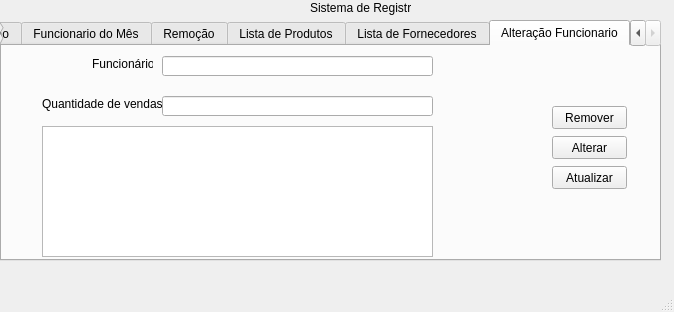
<?xml version="1.0" encoding="UTF-8"?>
<ui version="4.0">
 <class>MainWindow</class>
 <widget class="QMainWindow" name="MainWindow">
  <property name="geometry">
   <rect>
    <x>0</x>
    <y>0</y>
    <width>674</width>
    <height>312</height>
   </rect>
  </property>
  <property name="windowTitle">
   <string>MainWindow</string>
  </property>
  <widget class="QWidget" name="centralwidget">
   <widget class="QLabel" name="lblTitulo">
    <property name="geometry">
     <rect>
      <x>310</x>
      <y>0</y>
      <width>101</width>
      <height>16</height>
     </rect>
    </property>
    <property name="text">
     <string>Sistema de Registro</string>
    </property>
   </widget>
   <widget class="QTabWidget" name="tabWidget">
    <property name="geometry">
     <rect>
      <x>0</x>
      <y>20</y>
      <width>661</width>
      <height>241</height>
     </rect>
    </property>
    <property name="currentIndex">
     <number>5</number>
    </property>
    <widget class="QWidget" name="tab">
     <attribute name="title">
      <string>Inserção</string>
     </attribute>
     <widget class="QLabel" name="lblProduto">
      <property name="geometry">
       <rect>
        <x>20</x>
        <y>20</y>
        <width>47</width>
        <height>13</height>
       </rect>
      </property>
      <property name="text">
       <string>Produto:</string>
      </property>
     </widget>
     <widget class="QLineEdit" name="txtProduto">
      <property name="geometry">
       <rect>
        <x>70</x>
        <y>20</y>
        <width>211</width>
        <height>20</height>
       </rect>
      </property>
     </widget>
     <widget class="QLabel" name="lblPreco">
      <property name="geometry">
       <rect>
        <x>30</x>
        <y>50</y>
        <width>47</width>
        <height>13</height>
       </rect>
      </property>
      <property name="text">
       <string>Preço:</string>
      </property>
     </widget>
     <widget class="QLineEdit" name="txtPreco">
      <property name="geometry">
       <rect>
        <x>70</x>
        <y>50</y>
        <width>211</width>
        <height>20</height>
       </rect>
      </property>
     </widget>
     <widget class="QLabel" name="lblTamanho">
      <property name="geometry">
       <rect>
        <x>10</x>
        <y>80</y>
        <width>47</width>
        <height>13</height>
       </rect>
      </property>
      <property name="text">
       <string>Tamanho:</string>
      </property>
     </widget>
     <widget class="QComboBox" name="comboBoxTam">
      <property name="geometry">
       <rect>
        <x>70</x>
        <y>80</y>
        <width>69</width>
        <height>22</height>
       </rect>
      </property>
      <property name="currentText">
       <string/>
      </property>
     </widget>
     <widget class="QLabel" name="lblQuant">
      <property name="geometry">
       <rect>
        <x>0</x>
        <y>110</y>
        <width>71</width>
        <height>16</height>
       </rect>
      </property>
      <property name="text">
       <string>Quantidade:</string>
      </property>
     </widget>
     <widget class="QLineEdit" name="txtQuant">
      <property name="geometry">
       <rect>
        <x>70</x>
        <y>110</y>
        <width>211</width>
        <height>20</height>
       </rect>
      </property>
     </widget>
     <widget class="QPushButton" name="btnSalvar">
      <property name="geometry">
       <rect>
        <x>100</x>
        <y>180</y>
        <width>75</width>
        <height>23</height>
       </rect>
      </property>
      <property name="text">
       <string>Salvar</string>
      </property>
     </widget>
     <widget class="QLineEdit" name="txtForn">
      <property name="geometry">
       <rect>
        <x>410</x>
        <y>20</y>
        <width>211</width>
        <height>20</height>
       </rect>
      </property>
     </widget>
     <widget class="QLabel" name="lblForn">
      <property name="geometry">
       <rect>
        <x>340</x>
        <y>20</y>
        <width>61</width>
        <height>16</height>
       </rect>
      </property>
      <property name="text">
       <string>Fornecedor:</string>
      </property>
     </widget>
     <widget class="QPushButton" name="btnSalvarForn">
      <property name="geometry">
       <rect>
        <x>450</x>
        <y>50</y>
        <width>75</width>
        <height>23</height>
       </rect>
      </property>
      <property name="text">
       <string>Salvar</string>
      </property>
     </widget>
     <widget class="QPushButton" name="btnSalvarFunc">
      <property name="geometry">
       <rect>
        <x>460</x>
        <y>180</y>
        <width>75</width>
        <height>23</height>
       </rect>
      </property>
      <property name="text">
       <string>Salvar</string>
      </property>
     </widget>
     <widget class="QLineEdit" name="txtFunc_3">
      <property name="geometry">
       <rect>
        <x>410</x>
        <y>110</y>
        <width>211</width>
        <height>20</height>
       </rect>
      </property>
     </widget>
     <widget class="QLabel" name="lblFuncIns">
      <property name="geometry">
       <rect>
        <x>340</x>
        <y>110</y>
        <width>61</width>
        <height>16</height>
       </rect>
      </property>
      <property name="text">
       <string>Funcionário:</string>
      </property>
     </widget>
     <widget class="QLineEdit" name="txtPrio">
      <property name="geometry">
       <rect>
        <x>70</x>
        <y>140</y>
        <width>211</width>
        <height>20</height>
       </rect>
      </property>
     </widget>
     <widget class="QLabel" name="lblPrio">
      <property name="geometry">
       <rect>
        <x>10</x>
        <y>140</y>
        <width>71</width>
        <height>16</height>
       </rect>
      </property>
      <property name="text">
       <string>Prioridade:</string>
      </property>
     </widget>
     <widget class="QLabel" name="lblQuant_2">
      <property name="geometry">
       <rect>
        <x>340</x>
        <y>140</y>
        <width>61</width>
        <height>16</height>
       </rect>
      </property>
      <property name="text">
       <string>Quantidade:</string>
      </property>
     </widget>
     <widget class="QLineEdit" name="txtQuantFunc">
      <property name="geometry">
       <rect>
        <x>410</x>
        <y>140</y>
        <width>211</width>
        <height>20</height>
       </rect>
      </property>
     </widget>
    </widget>
    <widget class="QWidget" name="tab_2">
     <attribute name="title">
      <string>Funcionario do Mês</string>
     </attribute>
     <widget class="QLabel" name="lblFuncMes">
      <property name="geometry">
       <rect>
        <x>90</x>
        <y>10</y>
        <width>101</width>
        <height>16</height>
       </rect>
      </property>
      <property name="text">
       <string>Funcionario do Mês:</string>
      </property>
     </widget>
     <widget class="QLineEdit" name="txtFuncMes">
      <property name="geometry">
       <rect>
        <x>190</x>
        <y>10</y>
        <width>211</width>
        <height>20</height>
       </rect>
      </property>
     </widget>
     <widget class="QPushButton" name="btnInsMes">
      <property name="geometry">
       <rect>
        <x>420</x>
        <y>10</y>
        <width>91</width>
        <height>23</height>
       </rect>
      </property>
      <property name="text">
       <string>Adicionar</string>
      </property>
     </widget>
     <widget class="QTextBrowser" name="textBrowser">
      <property name="geometry">
       <rect>
        <x>30</x>
        <y>40</y>
        <width>371</width>
        <height>161</height>
       </rect>
      </property>
     </widget>
     <widget class="QPushButton" name="btnRemMes">
      <property name="geometry">
       <rect>
        <x>420</x>
        <y>50</y>
        <width>91</width>
        <height>23</height>
       </rect>
      </property>
      <property name="text">
       <string>Remover</string>
      </property>
     </widget>
     <widget class="QPushButton" name="btnMostrar">
      <property name="geometry">
       <rect>
        <x>420</x>
        <y>90</y>
        <width>91</width>
        <height>23</height>
       </rect>
      </property>
      <property name="text">
       <string>Atualizar</string>
      </property>
     </widget>
    </widget>
    <widget class="QWidget" name="tab_3">
     <attribute name="title">
      <string>Remoção</string>
     </attribute>
     <widget class="QLabel" name="lblRemove">
      <property name="geometry">
       <rect>
        <x>150</x>
        <y>20</y>
        <width>47</width>
        <height>13</height>
       </rect>
      </property>
      <property name="text">
       <string>Produto:</string>
      </property>
     </widget>
     <widget class="QLineEdit" name="txtRemove">
      <property name="geometry">
       <rect>
        <x>210</x>
        <y>20</y>
        <width>211</width>
        <height>20</height>
       </rect>
      </property>
     </widget>
     <widget class="QPushButton" name="btnRemover">
      <property name="geometry">
       <rect>
        <x>430</x>
        <y>20</y>
        <width>71</width>
        <height>23</height>
       </rect>
      </property>
      <property name="text">
       <string>Remover</string>
      </property>
     </widget>
     <widget class="QLabel" name="lblRemForn">
      <property name="geometry">
       <rect>
        <x>140</x>
        <y>120</y>
        <width>61</width>
        <height>16</height>
       </rect>
      </property>
      <property name="text">
       <string>Fornecedor:</string>
      </property>
     </widget>
     <widget class="QLineEdit" name="txtRemForn">
      <property name="geometry">
       <rect>
        <x>220</x>
        <y>120</y>
        <width>211</width>
        <height>20</height>
       </rect>
      </property>
     </widget>
     <widget class="QPushButton" name="btnRemForn">
      <property name="geometry">
       <rect>
        <x>440</x>
        <y>120</y>
        <width>71</width>
        <height>23</height>
       </rect>
      </property>
      <property name="text">
       <string>Remover</string>
      </property>
     </widget>
     <widget class="QLabel" name="lblRemVal">
      <property name="geometry">
       <rect>
        <x>150</x>
        <y>60</y>
        <width>47</width>
        <height>13</height>
       </rect>
      </property>
      <property name="text">
       <string>Prioridade:</string>
      </property>
     </widget>
     <widget class="QLineEdit" name="txtRemPrio">
      <property name="geometry">
       <rect>
        <x>210</x>
        <y>60</y>
        <width>211</width>
        <height>20</height>
       </rect>
      </property>
     </widget>
    </widget>
    <widget class="QWidget" name="tab_4">
     <attribute name="title">
      <string>Lista de Produtos</string>
     </attribute>
     <widget class="QTextBrowser" name="txtAreaProd">
      <property name="geometry">
       <rect>
        <x>150</x>
        <y>10</y>
        <width>381</width>
        <height>181</height>
       </rect>
      </property>
     </widget>
     <widget class="QPushButton" name="btnImprime">
      <property name="geometry">
       <rect>
        <x>40</x>
        <y>70</y>
        <width>75</width>
        <height>23</height>
       </rect>
      </property>
      <property name="text">
       <string>Atualizar</string>
      </property>
     </widget>
    </widget>
    <widget class="QWidget" name="tab_5">
     <attribute name="title">
      <string>Lista de Fornecedores</string>
     </attribute>
     <widget class="QTextBrowser" name="txtAreaForn">
      <property name="geometry">
       <rect>
        <x>170</x>
        <y>10</y>
        <width>381</width>
        <height>181</height>
       </rect>
      </property>
     </widget>
     <widget class="QPushButton" name="btnImprime_2">
      <property name="geometry">
       <rect>
        <x>60</x>
        <y>70</y>
        <width>75</width>
        <height>23</height>
       </rect>
      </property>
      <property name="text">
       <string>Atualizar</string>
      </property>
     </widget>
    </widget>
    <widget class="QWidget" name="tab_6">
     <attribute name="title">
      <string>Alteração Funcionario</string>
     </attribute>
     <widget class="QLabel" name="lblFunc">
      <property name="geometry">
       <rect>
        <x>90</x>
        <y>10</y>
        <width>61</width>
        <height>16</height>
       </rect>
      </property>
      <property name="text">
       <string>Funcionário: </string>
      </property>
     </widget>
     <widget class="QLineEdit" name="txtFuncDemonio">
      <property name="geometry">
       <rect>
        <x>160</x>
        <y>10</y>
        <width>271</width>
        <height>20</height>
       </rect>
      </property>
     </widget>
     <widget class="QPushButton" name="btnRemover_2">
      <property name="geometry">
       <rect>
        <x>550</x>
        <y>60</y>
        <width>75</width>
        <height>23</height>
       </rect>
      </property>
      <property name="text">
       <string>Remover</string>
      </property>
     </widget>
     <widget class="QLabel" name="lblQuantVendas">
      <property name="geometry">
       <rect>
        <x>40</x>
        <y>50</y>
        <width>121</width>
        <height>16</height>
       </rect>
      </property>
      <property name="text">
       <string>Quantidade de vendas:</string>
      </property>
     </widget>
     <widget class="QLineEdit" name="txtDemonio">
      <property name="geometry">
       <rect>
        <x>160</x>
        <y>50</y>
        <width>271</width>
        <height>20</height>
       </rect>
      </property>
     </widget>
     <widget class="QPushButton" name="btnAlterar">
      <property name="geometry">
       <rect>
        <x>550</x>
        <y>90</y>
        <width>75</width>
        <height>23</height>
       </rect>
      </property>
      <property name="text">
       <string>Alterar</string>
      </property>
     </widget>
     <widget class="QTextBrowser" name="textBrowser_2">
      <property name="geometry">
       <rect>
        <x>40</x>
        <y>80</y>
        <width>391</width>
        <height>131</height>
       </rect>
      </property>
     </widget>
     <widget class="QPushButton" name="btnAtualizaFunc">
      <property name="geometry">
       <rect>
        <x>550</x>
        <y>120</y>
        <width>75</width>
        <height>23</height>
       </rect>
      </property>
      <property name="text">
       <string>Atualizar</string>
      </property>
     </widget>
    </widget>
   </widget>
  </widget>
  <widget class="QMenuBar" name="menubar">
   <property name="geometry">
    <rect>
     <x>0</x>
     <y>0</y>
     <width>674</width>
     <height>21</height>
    </rect>
   </property>
  </widget>
  <widget class="QStatusBar" name="statusbar"/>
 </widget>
 <resources/>
 <connections/>
</ui>
